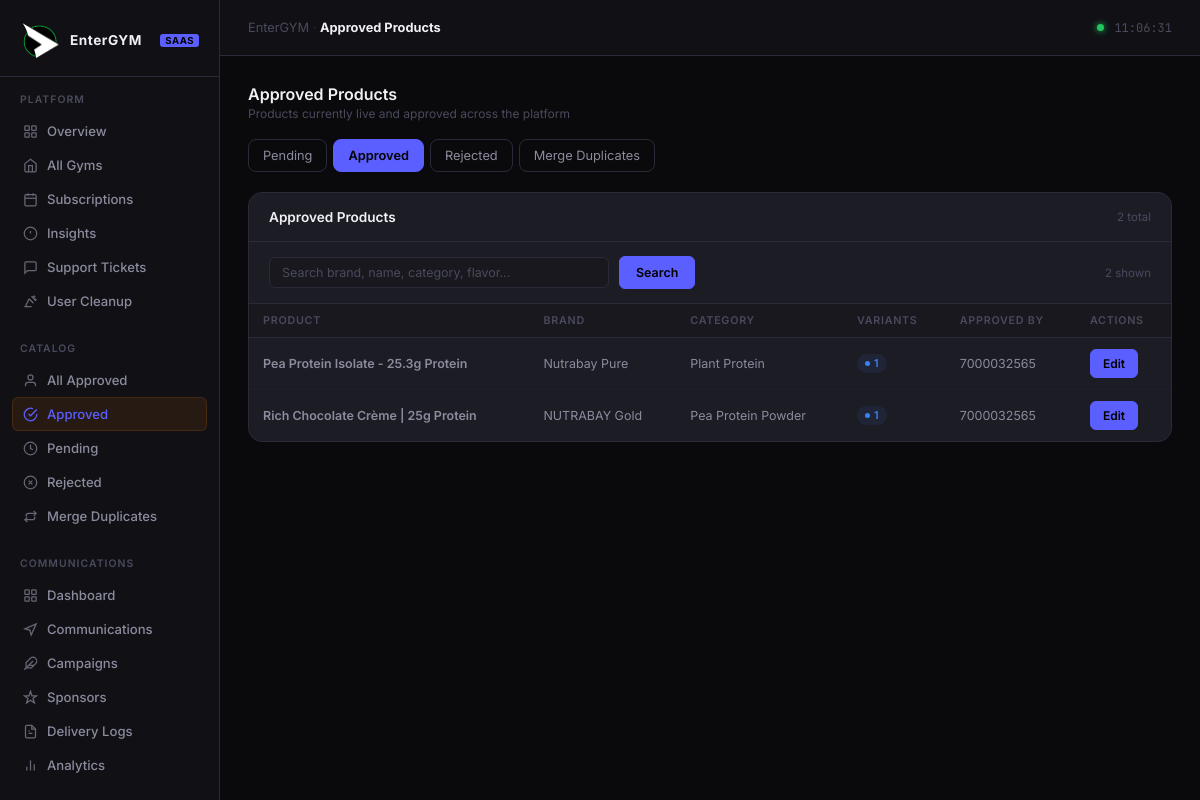
The app's page /admin-catalog/approved/ (signed in) with its own data.
### Shop/models.py (models this page shows, shortened)
class GlobalProduct(models.Model):
    class Approval(models.TextChoices):
        PENDING  = 'Pending',  'Pending'
        APPROVED = 'Approved', 'Approved'
        REJECTED = 'Rejected', 'Rejected'
    brand           = models.CharField(max_length=100, blank=True, db_index=True)
    category        = models.CharField(max_length=100, blank=True, db_index=True)
    name            = models.CharField(max_length=200, db_index=True)
    slug            = models.SlugField(max_length=220, unique=True)
    description     = models.TextField(blank=True)
    image           = CloudinaryField('image', blank=True, null=True)
    active          = models.BooleanField(default=True)
    approval_status = models.CharField(
        max_length=10, choices=Approval.choices, default=Approval.PENDING, db_index=True,
    )
    created_by = models.ForeignKey(
        User, on_delete=models.SET_NULL, null=True, blank=True,
        related_name='global_products_created',
    )
    approved_by = models.ForeignKey(
        User, on_delete=models.SET_NULL, null=True, blank=True,
        related_name='global_products_approved',
    )
    created_at = models.DateTimeField(auto_now_add=True)
    updated_at = models.DateTimeField(auto_now=True)
    class Meta:
        ordering = ['name']
        indexes = [
            models.Index(fields=['approval_status', 'active']),
            models.Index(fields=['brand', 'category']),
        ]

### Shop/admin_views.py (the view)
# urls.py: path('admin-catalog/approved/',                   admin_views.approved_products, name='admin_approved_products'),
@_superuser_required
def approved_products(request):
    query = request.GET.get('q', '').strip()
    if query:
        products = ProductSearchService.search_global_catalog(query, approved_only=False).filter(
            approval_status=GlobalProduct.Approval.APPROVED
        )
    else:
        products = ProductApprovalService.approved_queryset()
    page_obj = Paginator(products, 25).get_page(request.GET.get('page'))
    return render(request, 'shop/admin/approved_products.html', {
        'page_obj': page_obj, 'products': page_obj.object_list, 'query': query,
    })

### AuthFit/colorutils.py (called while the page is built)
def _clean_hex(hex_color):
    hex_color = (hex_color or '#ff5a00').lstrip('#')
    if not re.fullmatch(r'[0-9a-fA-F]{6}', hex_color):
        hex_color = 'ff5a00'
    return hex_color

def hex_to_rgba(hex_color, alpha):
    h = _clean_hex(hex_color)
    r, g, b = int(h[0:2], 16), int(h[2:4], 16), int(h[4:6], 16)
    return f'rgba({r},{g},{b},{alpha})'

def lighten(hex_color, amount=0.15):
    h = _clean_hex(hex_color)
    r, g, b = int(h[0:2], 16), int(h[2:4], 16), int(h[4:6], 16)
    r = min(255, int(r + (255 - r) * amount))
    g = min(255, int(g + (255 - g) * amount))
    b = min(255, int(b + (255 - b) * amount))
    return f'#{r:02x}{g:02x}{b:02x}'

### AuthFit/context_processors.py (called while the page is built, shortened)
def saas_config(request):
    return {
        'BASE_DOMAIN': os.environ.get('BASE_DOMAIN', 'entergym.in'),
    }

def _user_hash(uid: int) -> str:
    return hmac.new(
        settings.SECRET_KEY.encode("utf-8"),
        str(uid).encode("utf-8"),
        hashlib.sha256,
    ).hexdigest()[:16]

def _build_response(is_enrolled, already_marked, user_hash, request=None):
    config = {
        "isAuthenticated": request.user.is_authenticated if request else False,
        "isEnrolled":      bool(is_enrolled),
        "alreadyMarked":   bool(already_marked),
        "userHash":        user_hash,
    }
    return {
        "GYM_CONFIG_JSON": json.dumps(config),
        "is_enrolled":     bool(is_enrolled),
        "already_marked":  bool(already_marked),
    }

def gym_context(request):
    gym = getattr(request, 'gym', None)
    if gym is None:
        return {'gym': None, 'favicon_url': None, 'logo_url': None}

def gym_branding(request):
    b = get_gym_branding(getattr(request, 'gym', None))
    return {
        "logo_url": b["logo_url"],
        "favicon_url": b["favicon_url"],
        "apple_touch_icon_url": b["apple_touch_icon_url"],
        "splash_logo_url": b["splash_logo_url"],
        "theme_color": b["theme_color"],
        "app_name": b["app_name"],
        "app_short_name": b["app_short_name"],
    }

def gym_theme(request):
    gym = getattr(request, 'gym', None)
    theme = getattr(gym, 'theme', None) or 'default'
    return {'gym_theme': theme}

### Gym/context_processors.py (called while the page is built, shortened)
def gym_branding(request):
    gym = getattr(request, 'gym', None)
    if not gym:
        return {"gym_logo_url": None}

def notification_bell(request):
    gym = getattr(request, 'gym', None)
    role = getattr(request, 'staff_role', None)
    if gym is None or role not in ('gym_owner', 'receptionist'):
        return {"notifications": [], "notification_count": 0}

### templates/shop/admin/approved_products.html (shortened to what this page needs)
{% extends "saas_dashboard/base.html" %}
{% load static %}
{% block breadcrumb %}Approved Products{% endblock %}
{% block content %}
<div class="section-header">
  <div>
    <div class="section-title">Approved Products</div>
    <div class="section-sub">Products currently live and approved across the platform</div>
  </div>
</div>
<div class="tabs-row">
  <a href="{% url 'admin_pending_products' %}" class="tab-link ">Pending</a>
  <a href="{% url 'admin_approved_products' %}" class="tab-link active">Approved</a>
  <a href="{% url 'admin_rejected_products' %}" class="tab-link">Rejected</a>
  <a href="{% url 'admin_merge_products' %}" class="tab-link">Merge Duplicates</a>
</div>
<div class="card">
  <div class="card-header">
    <span class="card-title">Approved Products</span>
    <span style="font-size:.72rem;color:var(--text-muted)">{{ page_obj.paginator.count }} total</span>
  </div>
  <form method="get" class="table-controls">
    <input type="text" name="q" value="{{ query }}" placeholder="Search brand, name, category, flavor…" class="search-input">
    <button type="submit" class="search-btn">Search</button>
    <span class="table-count">{{ products|length }} shown</span>
  </form>
  {% if products %}
  <div class="table-wrap">
    <table class="data-table">
      <thead>
        <tr>
          <th>Product</th>
          <th>Brand</th>
          <th>Category</th>
          <th>Variants</th>
          <th>Approved By</th>
          <th>Actions</th>
        </tr>
      </thead>
      <tbody>
        {% for product in products %}
        <tr>
          <td class="prod-name">{{ product.name }}</td>
          <td class="text-muted">{{ product.brand|default:"—" }}</td>
          <td class="text-muted">{{ product.category|default:"—" }}</td>
          <td><span class="badge count">{{ product.flavors.count }}</span></td>
          <td class="text-muted">{{ product.approved_by.username|default:"—" }}</td>
          <td>
            <a href="{% url 'admin_edit_product' product.id %}" class="mini-btn mini-btn-primary">Edit</a>
          </td>
        </tr>
        {% endfor %}
      </tbody>
    </table>
  </div>
  {% else %}
  <div class="empty-state">No approved products{% if query %} matching "{{ query }}"{% endif %}.</div>
  {% endif %}
</div>
{% endblock %}

### records on screen
GlobalProduct: name "Pea Protein Isolate - 25.3g Protein", brand "Nutrabay Pure", category "Plant Protein", flavors.count "1", approved_by.username "7000032565"
GlobalProduct: name "Rich Chocolate Crème | 25g Protein", brand "NUTRABAY Gold", category "Pea Protein Powder", flavors.count "1", approved_by.username "7000032565"

### other values on screen
{{ page_obj.paginator.count }} "2"
{{ products|length }} "2"
